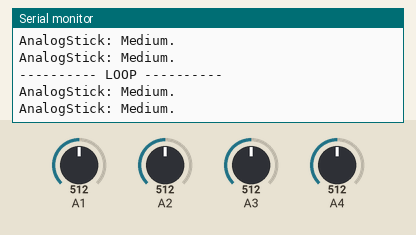
The sketch below on a simulated Arduino Mega 2560, built with avr-gcc and run on an emulated ATmega2560. Parts: the last lines printed to the serial monitor. The inputs (shaded band) are chosen by the test bench; at power-on: A1 = 512, A2 = 512, A3 = 512, A4 = 512.

Above: at 1.2 s.
1.3 s: A1 set to 716
At 1.58 s:
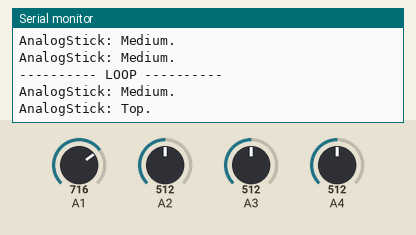
3.2 s: A2 set to 716
At 3.45 s:
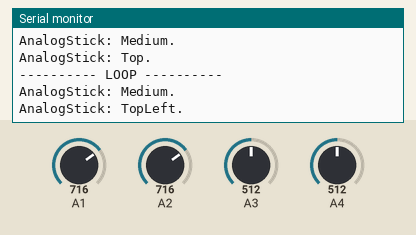
5.0 s: A3 set to 716
At 5.32 s:
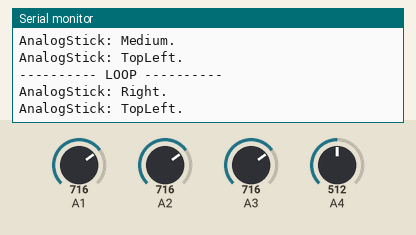
6.8 s: A4 set to 716
At 7.18 s:
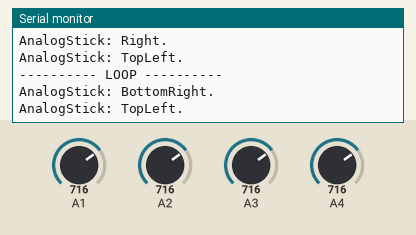
8.7 s: A1 set to 306
At 9.05 s:
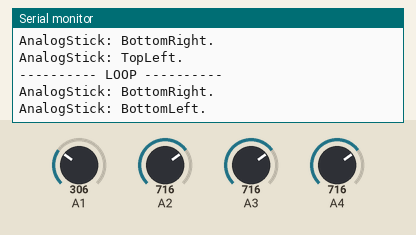
10.6 s: A4 set to 306
At 10.92 s:
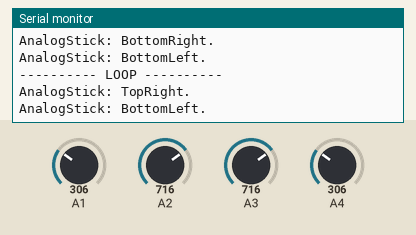

Measured:
- after the input at 1.3 s, the serial monitor: prints a new line after 0.14 s (image 1)
- after the input at 3.2 s, the serial monitor: prints a new line after 0.11 s (image 2)
- after the input at 5.0 s, the serial monitor: prints a new line after 0.09 s (image 3)
- after the input at 6.8 s, the serial monitor: prints a new line after 0.15 s (image 4)
- after the input at 8.7 s, the serial monitor: prints a new line after 0.21 s (image 5)
- after the input at 10.6 s, the serial monitor: prints a new line after 0.09 s (image 6)

The sketch:

himeturu2016.ino
```cpp
//dummy
```

ControlSystem.h
```cpp
#ifndef __CONTROL_SYSTEM_H__
#define __CONTROL_SYSTEM_H__

#include "Arduino.h"
#include "WingServo.h"

// コントローラー
namespace ControlSystem {

  /**************************************************
   * Class: ControlSystem::Controler
   **************************************************/
  class Controler {
    private:
      AnalogStick::Stick *stick;
      Wing::WingServo *servo;

    public:
      /* <引数>
       * *p_stick: スティック インスタンスへのポインタ
       * *p_servo: ベースサーボ インスタンスへのポインタ */
      Controler(AnalogStick::Stick *p_stick, Wing::WingServo *p_servo)
      : stick(p_stick), servo(p_servo) { }

      // 毎回のループでの割り込み処理
      void interrupt() {
        stick->interrupt();
        servo->interrupt(
          stick->posToStr(),
          stick->getValue(AnalogStick::X),
          stick->getValue(AnalogStick::Y)
        );
      }
  };

}

#endif
```

Stick.h
```cpp
#include "Arduino.h"
#include "debug.h"
// アナログスティック関係
namespace AnalogStick {
// スティック軸
typedef enum Direction { X, Y, Both };
// スティック方向
typedef enum Position { Top, Bottom, Left, Right, Medium, PosLen = 9 };

// スティッククラス
class Stick {
  private:
    int pos[2];                     // ポジション
    int pin[2];                     // ピン番号
    const bool reversed[2];         // 反転
    const bool refactor;            // リファクタリング
    const int threshold;            // 閾値
    const int minimum = 0;          // 最小値
    const int maximum = 1023;       // 最大値
    const int medium = maximum / 2; // 中央値
    // スティックからの入力値をセット
    void setPos() {
      if (!reversed[X]) pos[X] =  analogRead(pin[X]); // 0~1023
      else pos[X] =  maximum - analogRead(pin[X]);    // 1023~0
      if (!reversed[Y]) pos[Y] =  analogRead(pin[Y]); // 0~1023
      else pos[Y] =  maximum - analogRead(pin[Y]);    // 1023~0
      if (refactor) { // 値が範囲外に出た場合に範囲内に収める
        if (pos[X] < minimum) pos[X] = minimum;
        else if (pos[X] > maximum) pos[X] = maximum;
        if (pos[Y] < minimum) pos[Y] = minimum;
        else if (pos[Y] > maximum) pos[Y] = maximum;
      }
    }
    // スティックが指定軸(direc)に対して desired 付近の値かどうか
    bool checkPos(Direction direc, int desired) {
      if (direc == X || direc == Y) {
        return abs(pos[direc] - desired) < threshold / 2;
      } else if (direc == Both) {
        return checkPos(X, desired) && checkPos(Y, desired);
      } else {
        return false;  // Error
      }
    }
    bool checkPos(Direction direc, int start_value, int end_value) {
      if (direc == X || direc == Y) {
        return pos[direc] >= start_value && pos[direc] <= end_value;
      } else {
        return false;  // Error
      }
    }
    // 現在のスティック位置を返す(FlagBit)
    Position getPos() {
      int buff = 0;
      if (checkPos(Both, medium)) bitSet(buff, Medium);
      else {
        if (checkPos(X, minimum, medium - (threshold / 2))) bitSet(buff, Left);
        else if (checkPos(X, medium + (threshold / 2), maximum)) bitSet(buff, Right);
        if (checkPos(Y, minimum, medium - (threshold / 2))) bitSet(buff, Bottom);
        else if (checkPos(Y, medium + (threshold / 2), maximum)) bitSet(buff, Top);
      }
      return (Position)buff;
    }
  public:
    // <引数> : ピンX, ピンY, 閾値, X反転, Y反転, リファクタリング
    Stick(int pin_x, int pin_y, int threshold = 100
          , bool reverse_x = false, bool reverse_y = false, bool refactor = true)
      : threshold(threshold), refactor(refactor), pin{pin_x, pin_y}
      , reversed{reverse_x, reverse_y} {}
    // 割り込み処理
    virtual void interrupt() {
      // 初期化, スティックポジションをフィールドにセット
      setPos();
    }
    /* 中心からのスティックの値を返す (0~511-threshold/2)
     * Error: Return medium */
    virtual int getValue(Direction direc) {
      if (direc == X || direc == Y) {
        return map(
          abs(pos[direc] - medium) - threshold/2,
          0, 512 - threshold/2, 0, 512);
      } else {
        return medium;
      }
    }
    // 位置を文字列として返す
    virtual String posToStr(bool enableDebug = false) {
      String str;
      Position posi = getPos();
      if (enableDebug) {
        str += String(posi, BIN) + ": ";
      }
      if (bitRead(posi, Medium)) str += "Medium";
      if (bitRead(posi, Top)) str += "Top";
      if (bitRead(posi, Bottom)) str += "Bottom";
      if (bitRead(posi, Left)) str += "Left";
      if (bitRead(posi, Right)) str += "Right";
      DEBUG_LOG(toString()+": "+str + '.');
      return str + '.';
    }
    virtual String toString() { return "AnalogStick"; }
};
}
```

Wing.cpp
```cpp
#include "Wing.h"

// 翼関係
namespace Wing {

  /**************************************************
   * Class: Wing::Elevon
   **************************************************/
  /* PRIVATE */
  // 範囲外に数値が飛び出ないようにする
  int Elevon::refactorValue(int value) {
    if (value < pos_down) return pos_down; else if (value > pos_up) return pos_up;
    return value;
  }
  // (スティックの値)抵抗値を角度に変換
  int Elevon::getPosUp(int value, int fromLow, int fromHigh) {
    return refactorValue(map(value, fromLow, fromHigh, pos_center, pos_up));
  }
  int Elevon::getPosDown(int value, int fromLow, int fromHigh) {
    return refactorValue(map(value, fromLow, fromHigh, pos_center, pos_down));
  }

  /* PUBLIC */
  // エレボンを初期値に戻す
  void Elevon::center(enum Side side) {
    moveServo(pos_center, side);
  }
  // エレボンを上げる
  void Elevon::up(enum Side side, int value) {
    moveServo(getPosUp(value), side);
  }
  // エレボンを下げる
  void Elevon::down(enum Side side, int value) {
    moveServo(getPosDown(value), side);
  }
  void Elevon::interrupt(String str, int pos_x, int pos_y) {
    // 翼制御
    // ダミーなので後で書き直す必要あり
    if (str.indexOf("Top.") == 0) {
      down(Both, pos_y);
    } else if (str.indexOf("Bottom.") == 0) {
      up(Both, pos_y);
    } else if (str.indexOf("Left.") == 0) {
      up(Left, pos_x);
      down(Right, pos_x);
    } else if (str.indexOf("Right.") == 0) {
      up(Right, pos_x);
      down(Left, pos_x);
    } else {
      center(Both);
    }
  }
  String Elevon::toString() { return "ElevonServo"; }


  /**************************************************
   * Class: Wing::Spoiler
   **************************************************/
  /* PRIVATE */
  // 範囲外に数値が飛び出ないようにする
  int Spoiler::refactorValue(int value) {
    if (value < 0) return 0; else if (value > pos_max) return pos_max;
    return value;
  }
  // 抵抗値を角度に変換
  int Spoiler::getPosOpen(int value, int fromLow, int fromHigh) {
    return refactorValue(map(value, fromLow, fromHigh, pos_center, pos_max));
  }

  /* PUBLIC */
  // スポイラを初期値に戻す
  void Spoiler::close(enum Side side) {
    moveServo(pos_center, side);
  }
  // スポイラを上げる
  void Spoiler::open(enum Side side, int value) {
    moveServo(getPosOpen(value), side);
  }
  /* 左右のスポイラを比率を考え上げる
   * <引数>
   * side : 比率を指定する翼側
   * raito: 比率 0~1000 */
  void Spoiler::open(enum Side side, int value, int raito) {
    //open(side, value); //?
    if (side == Left) open(Right, value * (1.0 - (float)raito / 1000));
    if (side == Right) open(Left, value * (1.0 - (float)raito / 1000));
  }
  void Spoiler::interrupt(String str, int pos_x, int pos_y) {
    // 翼制御
    // 配線の関係で XY座標系 を 90度 回転させている
    if (str.indexOf("Right." /* 本来は"Top." */) == 0) {
      open(Both, pos_x /* pos_y */);
    } else if (str.indexOf("Bottom." /* 本来は"Left." */) == 0) {
      //open(Left, pos_y, map(pos_x, 0, 512, 0, 1000));
      open(Left, pos_y /* pos_x */);
      close(Right);
    } else if (str.indexOf("Top." /* 本来は"Right." */) == 0) {
      //open(Right, pos_y, map(pos_x, 0, 512, 0, 1000));
      open(Right, pos_y /* pos_x */);
      close(Left);
    } else {
      close(Both);
    }
  }
  String Spoiler::toString() { return "SpoilerServo"; }
}
```

Wing.h
```cpp
#ifndef __WING_H__
#define __WING_H__
#include "Arduino.h"
#include "debug.h"
#include "WingServo.h"

// 翼関係
namespace Wing {

  /**************************************************
   * Class: Wing::Elevon
   **************************************************/
  class Elevon : public WingServo {
    private:
      const int pos_center, pos_up, pos_down;
      int refactorValue(int value);
      int getPosUp(int value, int fromLow = 0, int fromHigh = 512);
      int getPosDown(int value, int fromLow = 0, int fromHigh = 512);

    public:
      Elevon(InterfaceServo *servo_left, InterfaceServo *servo_right, int pos_center, int area)
      : WingServo(servo_left, servo_right) //, pos_center, pos_center + area, pos_center - area)
      , pos_center(pos_center)
      , pos_up(pos_center + area)
      , pos_down(pos_center - area) { }

      // エレボンを初期値に戻す
      void center(enum Side side);

      // エレボンを上げる
      void up(enum Side side, int value);

      // エレボンを下げる
      void down(enum Side side, int value);

      void interrupt(String str, int pos_x, int pos_y);

      String toString();
  };

  /**************************************************
   * Class: Wing::Spoiler
   **************************************************/
  class Spoiler : public WingServo {
    private:
      const int pos_center, pos_max;
      int refactorValue(int value);
      int getPosOpen(int value, int fromLow = 0, int fromHigh = 512);

    public:
      Spoiler(InterfaceServo *servo_left, InterfaceServo *servo_right, int pos_center, int pos_max)
      : WingServo(servo_left, servo_right)
      , pos_center(pos_center)
      , pos_max(pos_max) { }

      // スポイラを初期値に戻す
      void close(enum Side side);

      // スポイラを上げる
      void open(enum Side side, int value);

      /* 左右のスポイラを比率を考え上げる
       * <引数>
       * side : 比率を指定する翼側
       * raito: 比率 0~1000 */
      void open(enum Side side, int value, int raito);

      void interrupt(String str, int pos_x, int pos_y);

      String toString();
  };

}
#endif
```

WingServo.cpp
```cpp
#include "Arduino.h"
#include "WingServo.h"

namespace Wing {

  /**************************************************
   * Class: WingServo
   **************************************************/

  void WingServo::moveServo(int pos, enum Side side) {
    switch (side) {
      case Left:
        sv_left->moveServo(pos);
        break;
      case Right:
        sv_right->moveServo(pos);
        break;
      case Both:
        moveServo(pos, Left); moveServo(pos, Right);
        break;
    }
  }

}
```

WingServo.h
```cpp
#ifndef __WING_SERVO_H__
#define __WING_SERVO_H__
#include "Arduino.h"
#include "WingServoUnit.h"

namespace Wing {
  // 翼側
  enum Side { Left, Right, Both };

  /**************************************************
   * Class: WingServo
   **************************************************/
  class WingServo {
    private:
      InterfaceServo *sv_left;
      InterfaceServo *sv_right;

    public:
      WingServo(InterfaceServo *sv_left, InterfaceServo *sv_right)
      {
        this->sv_left = sv_left;
        this->sv_right= sv_right;
      }
      void moveServo(int pos, enum Side side);
      virtual void interrupt(String str, int pos_x, int pos_y) = 0;
  };

}
#endif
```

WingServoUnit.cpp
```cpp
#include "Arduino.h"
#include "WingServoUnit.h"
#include "ics3_servo.h"

namespace Wing {
  /**************************************************
   * Class: WingServoUnit
   **************************************************/
  int WingServoUnit::pidValue(int desired) {
    int lastPropValue = propValue;
    // 偏差 (目標値から離れるほど大きく)
    propValue = desired - currValue;
    // 積分 (目標値近くで操作量を抑制)
    inteValue = lastPropValue + propValue;
    // 微分 (目標値の変更時に操作量を大きく)
    diffValue = lastPropValue - propValue;
    // 操作量 (重み付けは適度変更)
    int manipulate = (propValue * 1 / 1000 + inteValue * 3 / 100 + diffValue * 1 / 1000);
    currValue += manipulate;
    return currValue;
  }

  void WingServoUnit::moveServo(int pos)
  {
    IcsServo::position(servo_id, toSafe(pidValue(pos)));
  }

  int WingServoUnit::toSafe(int pos)
  {
    if (pos < area_min) return area_min;
    if (pos > area_max) return area_max;
    return pos;
  }

  /**************************************************
   * Class: WingServoUnit2
   **************************************************/
  void WingServoUnit2::moveServo(int pos) {
    sv[0]->moveServo(pos);
    sv[1]->moveServo(pos);
  }
}
```

WingServoUnit.h
```cpp
#ifndef __WING_SERVO_UNIT_H__
#define __WING_SERVO_UNIT_H__
#include "Arduino.h"
#include "ics3_servo.h"

namespace Wing {

  class InterfaceServo {
    public:
      virtual void moveServo(int pos) = 0;
  };

  /**************************************************
   * Class: WingServoUnit
   **************************************************/
  class WingServoUnit : private IcsServo, public InterfaceServo {
    private:
      int toSafe(int pos);

      int currValue;      // 現在の値
      int propValue;      // 偏差
      int inteValue;      // 積分値
      int diffValue;      // 微分値
      int pidValue(int desired);

    public:
      const unsigned char servo_id;
      const int pos_center;
      const int area_max;
      const int area_min;

      WingServoUnit(unsigned char servo_id, int pos_center, int area_max, int area_min)
      : servo_id(servo_id)
      , pos_center(pos_center)
      , area_max(area_max)
      , area_min(area_min)
      , IcsServo()
      {
        IcsServo::begin();
        // PID
        currValue = pos_center; // 初めの値は初期位置
        propValue = 0;          // 初めの偏差は0
      }
      void moveServo(int pos);
  };

  /**************************************************
   * Class: WingServoUnit2
   **************************************************/
  class WingServoUnit2 : public InterfaceServo {
    private:
      WingServoUnit *sv[2];
    public:
      WingServoUnit2(WingServoUnit *sv_0, WingServoUnit *sv_1)
      {
        sv[0] = sv_0;
        sv[1] = sv_1;
      }
      void moveServo(int pos);
  };

}
#endif
```

debug.h
```cpp
#define DEBUG
#ifdef DEBUG
#define DEBUG_LOG(str) Serial.println(String()+str);
#define DEBUG_SETUP() Serial.begin(115200);
#else
#define DEBUG_LOG(str)
#define DEBUG_SETUP()
#endif
```

denso9.cpp
```cpp
#include "denso9.h"

#include <Servo.h>
#include "Stick.h"
#include "Wing.h"
#include "ControlSystem.h"
#include "WingServo.h"
#include "debug.h"

//3500-11500(270℃)：中央値7500
//腕木バージョン
//#define EC 7180 //エレボン中央位置
//#define ES 650  //エレボン可動範囲
//#define SC 7250 //スポイラー初期位置
//#define SM 10100//スポイラー可動最大値

//ギアバージョン（エレボン30:150,スポイラー90:270）
//
#define EC 7500 //エレボン中央位置
#define ES 2222  //エレボン可動範囲(片方向)
#define SC 3500 //スポイラー初期位置
#define SM 11500//スポイラー可動最大値

// Elevon
#define AST1 A2 //アナログスティック１（右で０）X
#define AST2 A1 //アナログスティック２（下で０）Y
// Spoiler
#define AST3 A3 //アナログスティック３（左で０）X
#define AST4 A4 //アナログスティック４（上で０）Y

// Servo ID
namespace SERVO_ID {
  namespace ELEVON  {
    const unsigned char LEFT_D  = 3;
    const unsigned char LEFT_E  = 2;
    const unsigned char RIGHT_D = 13;
    const unsigned char RIGHT_E = 12;
  }
  namespace SPOILER {
    const unsigned char LEFT  = 1;
    const unsigned char RIGHT = 11;
  }
}

// Controler
static ControlSystem::Controler *controlerSpoiler;
static ControlSystem::Controler *controlerElevon;

// Servo Unit
static Wing::WingServoUnit *sv_el_left_d;
static Wing::WingServoUnit *sv_el_left_e;
static Wing::WingServoUnit *sv_el_right_d;
static Wing::WingServoUnit *sv_el_right_e;
static Wing::InterfaceServo *sv_el_left;
static Wing::InterfaceServo *sv_el_right;
static Wing::WingServoUnit *sv_sp_left;
static Wing::WingServoUnit *sv_sp_right;

// Servo
static Wing::WingServo *elevon;
static Wing::WingServo *spoiler;

// Stick
static AnalogStick::Stick *stickElevon;
static AnalogStick::Stick *stickSpoiler;

void setup() {
  DEBUG_SETUP();
  // Generate instance.
  // Servo Unit

  //WingServoUnit(servo_id, pos_center, area_max, area_min);
  sv_el_left_d  = new Wing::WingServoUnit(SERVO_ID::ELEVON::LEFT_D, EC, EC+ES, EC-ES);
  sv_el_left_e  = new Wing::WingServoUnit(SERVO_ID::ELEVON::LEFT_E, EC, EC+ES, EC-ES);
  sv_el_left_e  = new Wing::WingServoUnit(SERVO_ID::ELEVON::LEFT_E, EC, EC+ES, EC-ES);
  sv_el_right_d = new Wing::WingServoUnit(SERVO_ID::ELEVON::RIGHT_D, EC, EC+ES, EC-ES);
  sv_el_right_e = new Wing::WingServoUnit(SERVO_ID::ELEVON::RIGHT_E, EC, EC+ES, EC-ES);
  sv_el_left  = new Wing::WingServoUnit2(sv_el_left_d, sv_el_left_e);
  sv_el_right = new Wing::WingServoUnit2(sv_el_right_d, sv_el_right_e);

  sv_sp_left  = new Wing::WingServoUnit(SERVO_ID::SPOILER::LEFT, SC, SM, SC);
  sv_sp_right = new Wing::WingServoUnit(SERVO_ID::SPOILER::RIGHT, SC, SM, SC);

  // Wing Class
  // WingServoUnit で指定した値に依存する
  elevon = new Wing::Elevon(sv_el_left, sv_el_right, EC, ES);
  spoiler = new Wing::Spoiler(sv_sp_left, sv_sp_right, SC, SM);
  // Stick
  stickElevon = new AnalogStick::Stick(AST1, AST2, 200, true, false);
  stickSpoiler = new AnalogStick::Stick(AST3, AST4, 200, false, true);

  // Initialize controlers.
  controlerSpoiler = new ControlSystem::Controler(stickSpoiler, spoiler);
  controlerElevon = new ControlSystem::Controler(stickElevon, elevon);
}

void loop() {
  static unsigned long last = millis();
  if ( last + 10UL < millis() ) {
    last = millis();
    DEBUG_LOG("---------- LOOP ----------");
    // コントローラの割り込み
    controlerSpoiler->interrupt();
    controlerElevon->interrupt();
  }
}
```

denso9.h
```cpp
#pragma once

#include "Arduino.h"

void setup();
void loop();
```

Source omitted: ics3_servo.cpp (4659 bytes), ics3_servo.h (3924 bytes)
